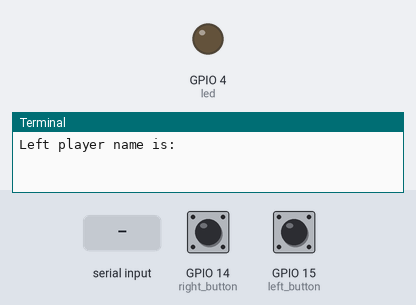
Simulated run of this program. Board: Raspberry Pi (BCM pin numbers). Parts: output pins drawn as LEDs (lit = HIGH), the last lines printed to the terminal. Inputs (shaded band) come from the test bench; at power-on: GPIO 14 (right_button) HIGH, GPIO 15 (left_button) HIGH. Random numbers come from a fixed seed. At 8.5 s the program stops and its outputs stay as they are.

Above: at 1.2 s.
1.3 s: "1" typed at the terminal, then Enter
2.8 s: "0" typed at the terminal, then Enter
At 4.0 s:
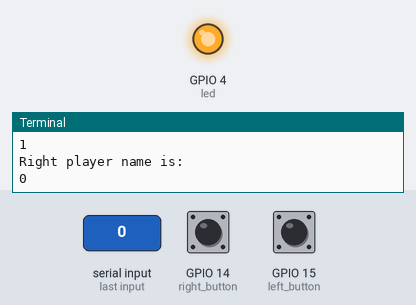
Timing chart, 0 to 10.0 s (numbered marks = the images above; inputs shaded):
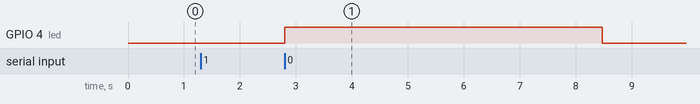

Measured:
- after the input at 2.8 s, GPIO 4 (led): LOW → HIGH at once, → LOW 5.7 s later

The program:

reaction_game.py
```python
from gpiozero import Button, LED
from time import sleep
from random import uniform
from os import _exit

led = LED(4)
right_button = Button(14)
left_button = Button(15)

left_name = input('Left player name is: ')
right_name = input('Right player name is: ')

led.on()
sleep(uniform(5, 10))
led.off()

def pressed(button):
    if button.pin.number == 14:
        print('here')
        print(f'{right_name} won the game!')
    else:
        print(f'{left_name} won the game!')
    _exit(0)


right_button.when_pressed = pressed
left_button.when_pressed = pressed
```
